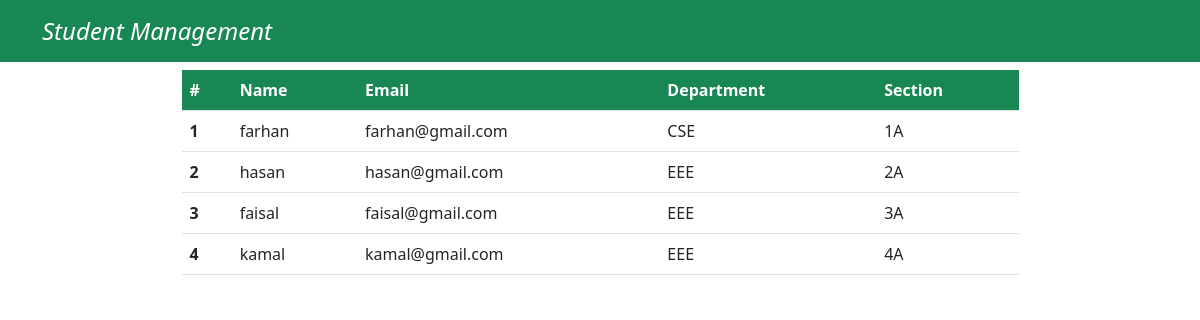
The page / on the database its author committed.
### information/models.py (models this page shows, shortened)
class Info(models.Model):
  name = models.CharField(max_length=122)
  email = models.CharField(max_length=120)
  department = models.CharField(max_length=10)
  section = models.CharField(max_length=8)
  date = models.DateField()

### information/views.py (the view)
# urls.py: path('', views.index, name='index'),
def index(request):
  data = serializers.serialize('python',Info.objects.all())
  information = {
    'data': data
  }
  return render(request, 'index.html',information)

### templates/index.html (shortened to what this page needs)
{% load static %}
<!DOCTYPE html>
<html lang="en">
<head>
    <link href="{% static 'css/css/bootstrap.min.css' %}" rel="stylesheet">
</head>
<body>
    <div class="">
        <nav class="navbar navbar-expand-lg bg-success fst-italic">
            <div class="container">
              <a class="navbar-brand fs-4 text-white" href="#">Student Management</a>
            </div>
          </nav>
    </div>
    <section class="container">
        <div class="w-75 mx-auto my-2">
            <table class="table">
                <thead class="bg-success text-white">
                  <tr>
                    <th scope="col">#</th>
                    <th scope="col">Name</th>
                    <th scope="col">Email</th>
                    <th scope="col">Department</th>
                    <th scope="col">Section</th>
                  </tr>
                </thead>
                <tbody>
                    {% for instance in data %}
                    <tr>
                        <th scope="row">{{instance.pk}}</th>
                        <td>{{instance.fields.name}}</td>
                        <td>{{instance.fields.email}}</td>
                        <td>{{instance.fields.department}}</td>
                        <td>{{instance.fields.section}}</td>
                    </tr>
                    {% endfor %}
                </tbody>
            </table>
        </div>
    </section>
</body>
</html>

### rows shown on the page
Info: fields.name "farhan", fields.email "farhan@gmail.com", fields.department "CSE", fields.section "1A"
Info: fields.name "hasan", fields.email "hasan@gmail.com", fields.department "EEE", fields.section "2A"
Info: fields.name "faisal", fields.email "faisal@gmail.com", fields.department "EEE", fields.section "3A"
Info: fields.name "kamal", fields.email "kamal@gmail.com", fields.department "EEE", fields.section "4A"

### other values the page prints
{{ instance.pk }} "1" "2" "3" "4"
